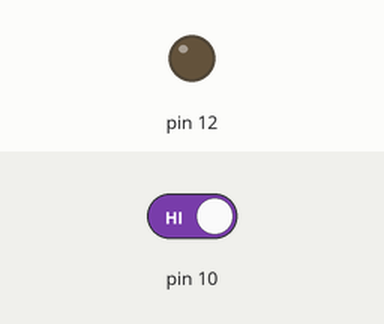
The sketch below on a simulated Arduino Uno, built with avr-gcc and run on an emulated ATmega328P. Parts: output pins drawn as LEDs (lit = HIGH). The inputs (shaded band) are chosen by the test bench; at power-on: pin 10 HIGH.

Above: at 1.2 s.
1.3 s: pin 10 driven LOW
At 2.1 s:
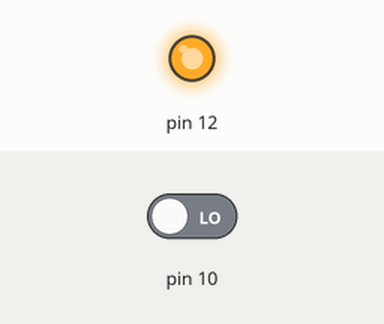
2.8 s: pin 10 driven HIGH
At 3.3 s:
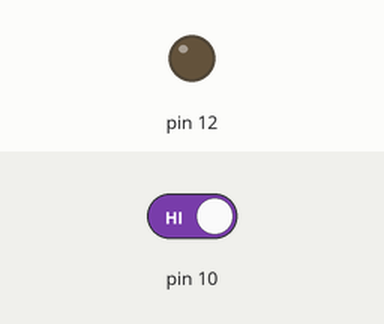
Timing chart, 0 to 5.8 s (numbered marks = the images above; inputs shaded):
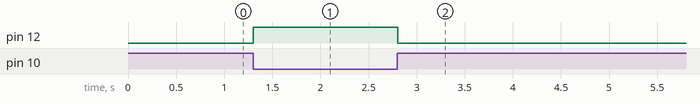

The sketch:

bai_1.ino
```cpp
void setup()
{
  pinMode(10, INPUT);
  pinMode(12, OUTPUT);
}

void loop()
{
  if (digitalRead(10) == 0) digitalWrite(12, HIGH);
  else digitalWrite(12, LOW);
  delay(10);
}
```

Measured:
- after the input at 1.3 s, pin 12: LOW → HIGH at once
- after the input at 2.8 s, pin 12: HIGH → LOW at once
